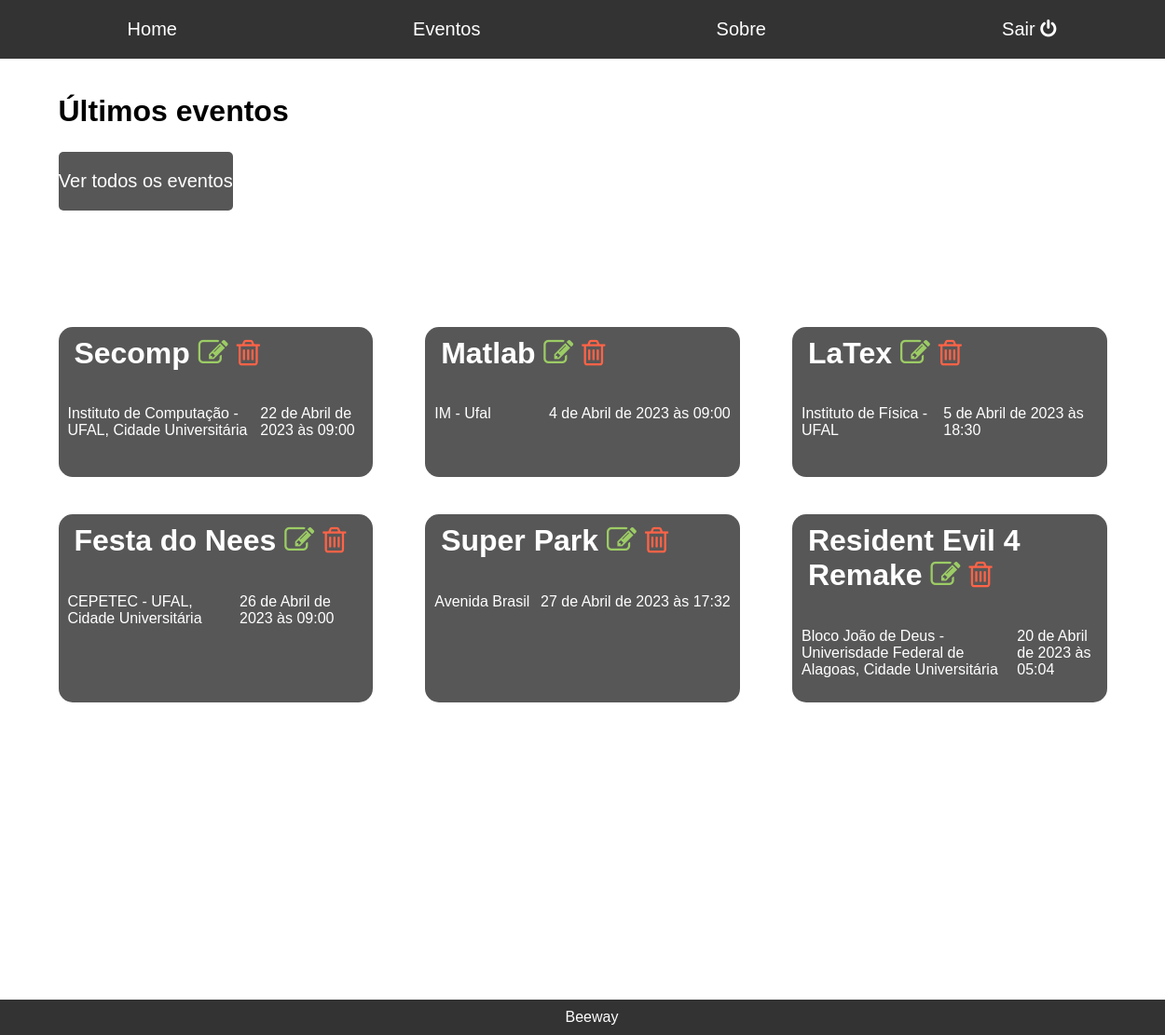
The app's page /administrador/home (signed in), older data.
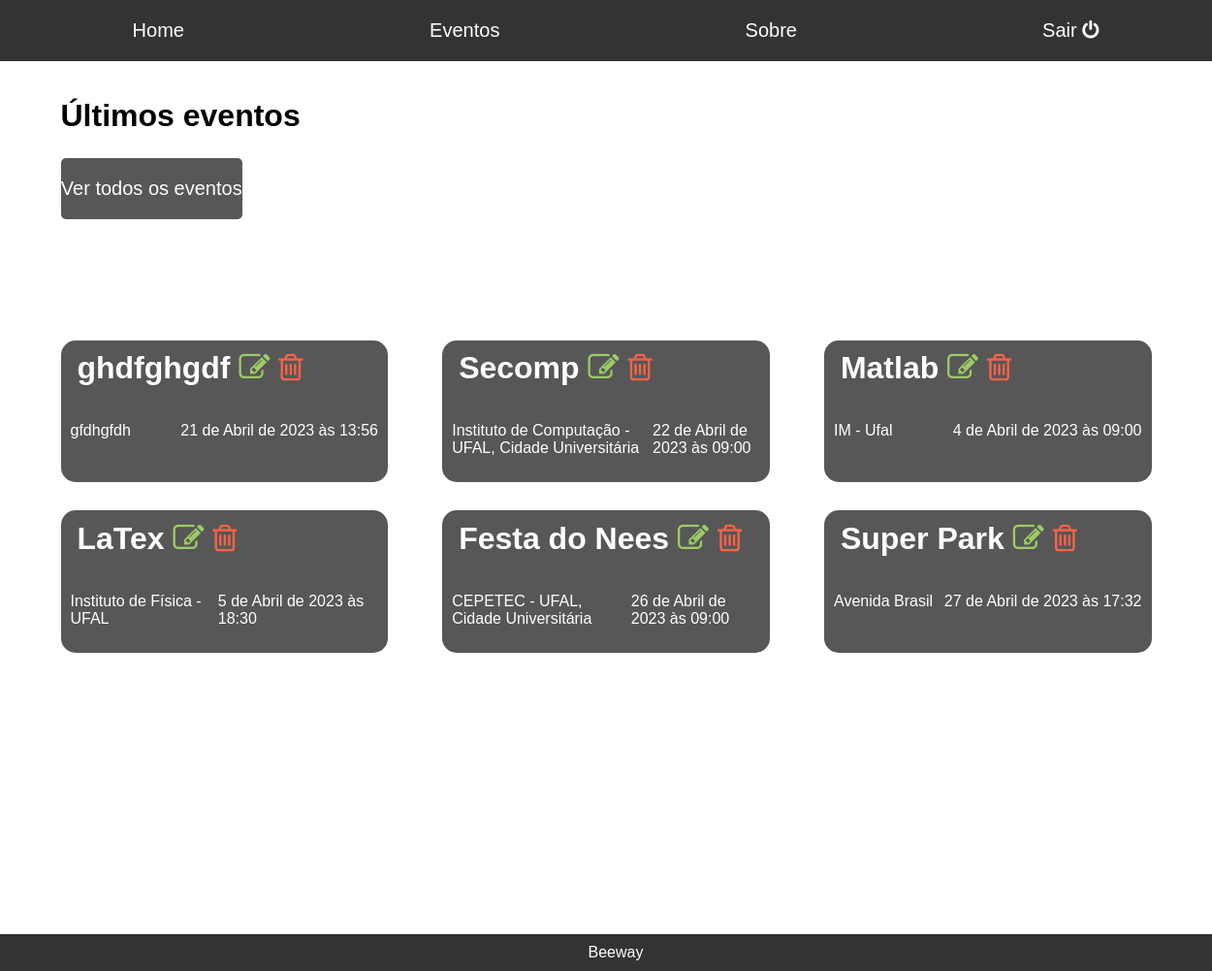
The same page, newer data.
### administrador/models.py (models this page shows, shortened)
class Event(models.Model):
    titulo = models.CharField(max_length=50)
    local = models.CharField(max_length=150)
    data_e_hora = models.DateTimeField()
    descricao = models.TextField()
    contato = models.CharField(max_length=150)
    max_ingressos = models.PositiveSmallIntegerField()
    preco = models.DecimalField(decimal_places=2, max_digits=10)
    criado_em = models.DateTimeField(auto_now_add=True)

### administrador/views.py (the view)
# urls.py: path('administrador/home', views.Home, name = 'adminhome'),
@user_passes_test(checagem_grupoadmin, login_url = '/accounts/login', redirect_field_name='')
def Home(request):
    eventos = Event.objects.order_by('-criado_em')[:6]
    return (render(request, 'administrador/home.html', {'eventos': eventos}))

### administrador/views.py (called while the page is built)
def checagem_grupoadmin(user):
    group = Group.objects.get(name='Administrador')
    return group in user.groups.all()

### administrador/templates/administrador/home.html (shortened to what this page needs)
{% extends 'base-administrador.html' %}
{% load static %}
{% block head %}
	<link rel="stylesheet" type="text/css" href="{% static 'css/home.css' %}">
{% endblock %}
{% block content %}
	<h1>Últimos eventos</h1>
	<div class="container" id="todos">
		<a id="todos" href="todos.eventos">
			<p>Ver todos os eventos</p>
		</a>
	</div>
	<div id="ultimos" class="container">
		{% for eventos in eventos %}
		<div class="evento">
			<h1>
				<a style="text-decoration: none; color: #fff"href= "desc_evento/{{eventos.id}}">{{eventos.titulo}}</a>
				<a style="text-decoration: none; color: #9CCC65" href= "editar_evento/{{eventos.id}}"><i class="fa fa-pencil-square-o" aria-hidden="true"></i></a>
				<a style="text-decoration: none; color: #FF6347" href= "deletar_evento/{{eventos.id}}"><i class="fa fa-trash-o" aria-hidden="true"></i></a>
			</h1>
			<div class="container" id="info">
				<p>{{eventos.local}}</p>
				<p>{{eventos.data_e_hora}}</p>
			</div>
		</div>
		{% endfor %}
	</div>
{% endblock %}

Row changes from the older to the newer data that the page shows:
no longer on this page (row edited): Event: titulo "Resident Evil 4 Remake", local "Bloco João de Deus - Univerisdade Federal de Alagoas, Cidade Universitária", data_e_hora "20 de Abril de 2023 às 05:04"
added Event: titulo "ghdfghgdf", local "gfdhgfdh", data_e_hora "21 de Abril de 2023 às 13:56"
